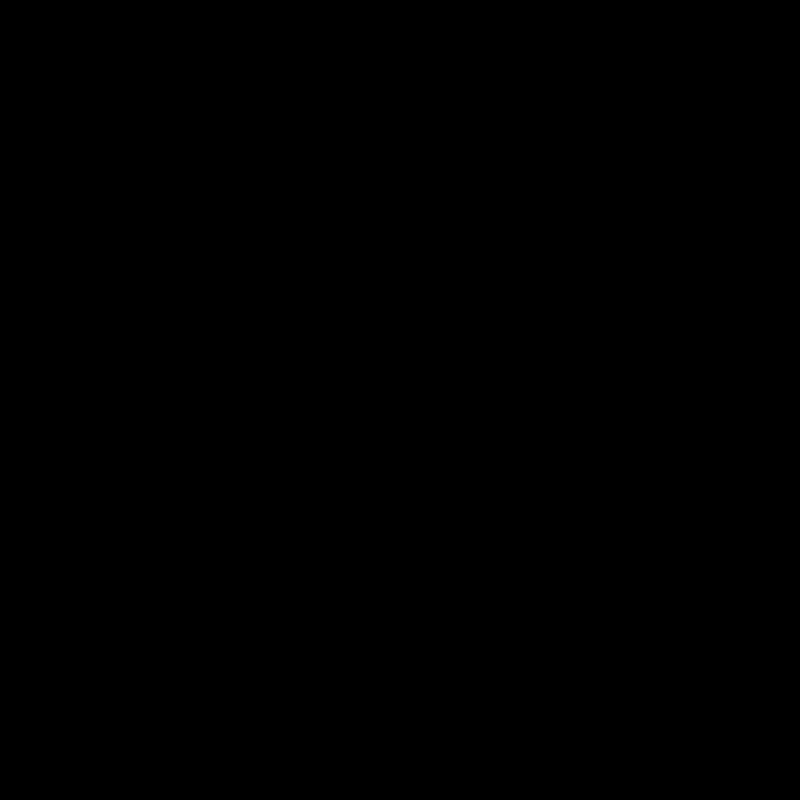
Frame 1 (no input)
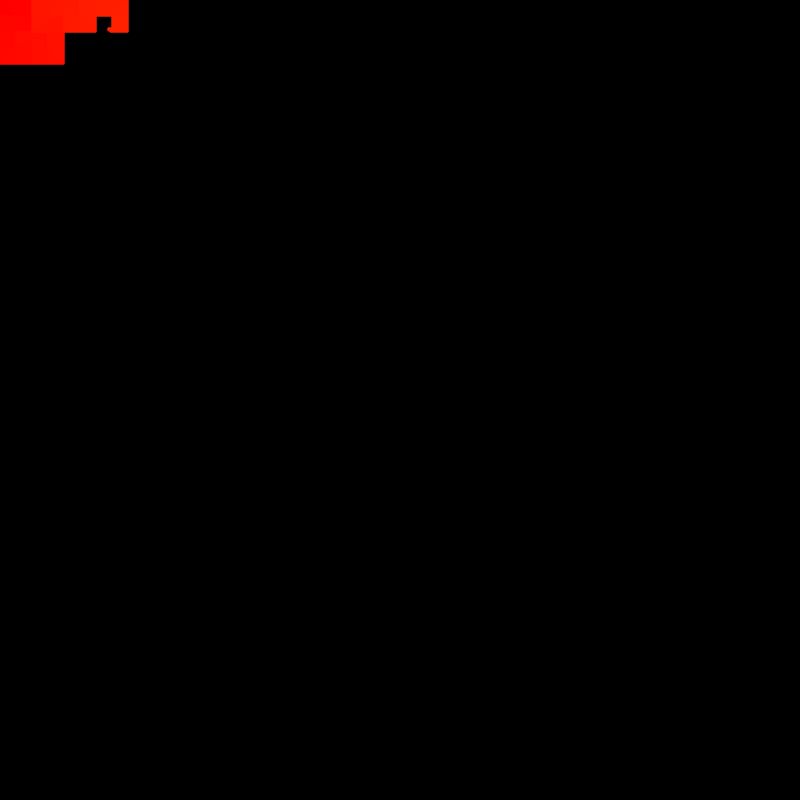
Frame 60 (the mouse pressed at the canvas centre just before this capture)
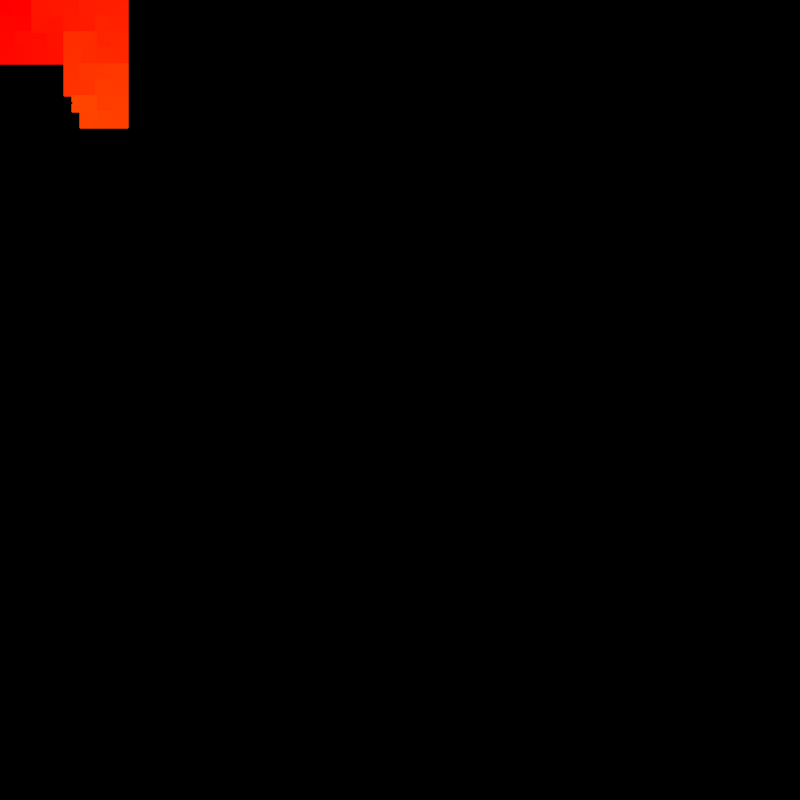
Frame 120 (the mouse held since frame 60 and released just before this capture)

The Processing sketch that drew these frames (run headless with seeded random() and noise(); from frame 60 on, the mouse is pressed at the canvas centre):

// Processing sketch: Hilbert
// ── Hilbert.pde

int order = 9;
int N = int(pow(2, order));
int total = N * N;

PVector[] path = new PVector[total];

void setup() {
  size(800, 800);
  colorMode(HSB, 360, 255, 255);
  for(int i = 0; i < total; i++) {
    path[i] = hilbert(i);
    float len = width / N;
    path[i].mult(len);
    path[i].add(len / 2, len / 2);
  }
}

int counter = 0;
void draw() {
  background(0);
  
  stroke(255);  
  strokeWeight(2);  
  noFill();
  
  beginShape();
  for(int i = 1; i <= counter; i++) {
    float h = map(i, 0, path.length, 0, 360);
    stroke(h, 255, 255);
    line(path[i].x, path[i].y, path[i - 1].x, path[i - 1].y);
  }
  endShape();

  int add = 100;
  counter += add;
  if(counter >= path.length + add) {
    counter = 0;
  }
//  strokeWeight(4);
//  for(int i = 0; i < path.length; i++) {
//    point(path[i].x, path[i].y);
//    text(i, path[i].x + 5, path[i].y - 5);
//  }
}

PVector hilbert(int i) {
 PVector[] points = {
  new PVector(0, 0),
  new PVector(0, 1),
  new PVector(1, 1),
  new PVector(1, 0),
  };
  
  int index = i & 3;
  PVector v = points[index];
  
  for(int j = 1; j <= order; j++) {
    i = i >>> 2;
    index = i & 3;

    float len = pow(2, j);
    if(index == 0) {
       float temp = v.x;
       v.x = v.y;
       v.y = temp;
    } 
    else if(index == 1) {
      v.y += len;
    } 
    else if(index == 2) {
      v.x += len;
      v.y += len;
    } 
    else if(index == 3) {
      float temp = len - 1 - v.y; 
      v.y = len - 1 - v.x;
      v.x = temp;
      v.x += len;
    }
  }
  return v;
}
